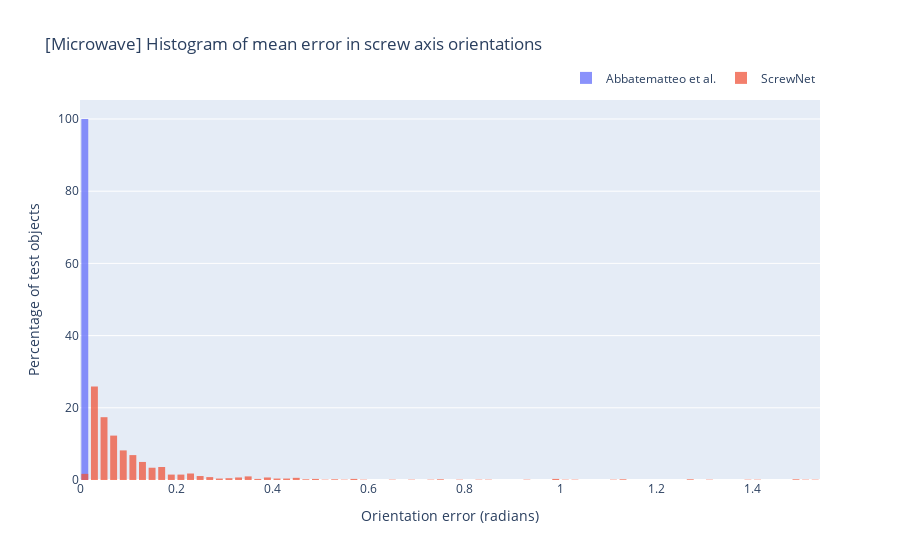
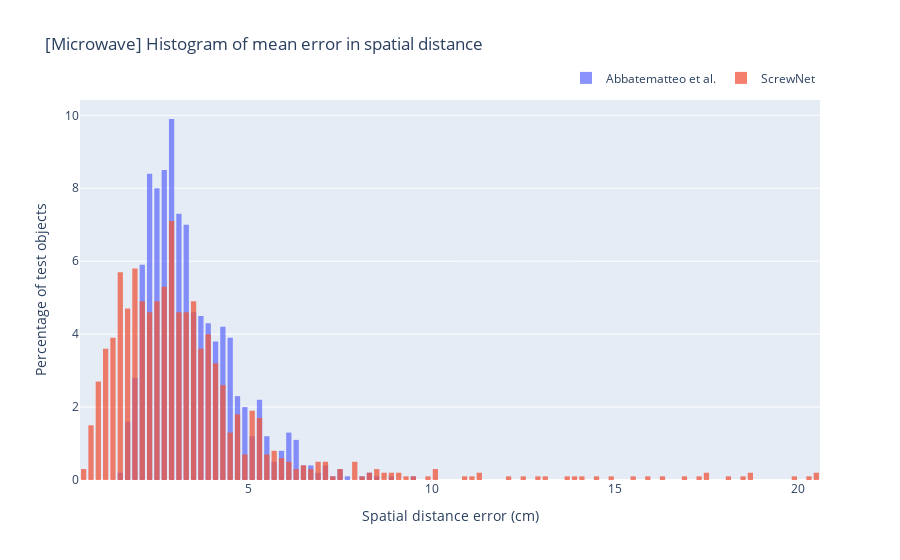
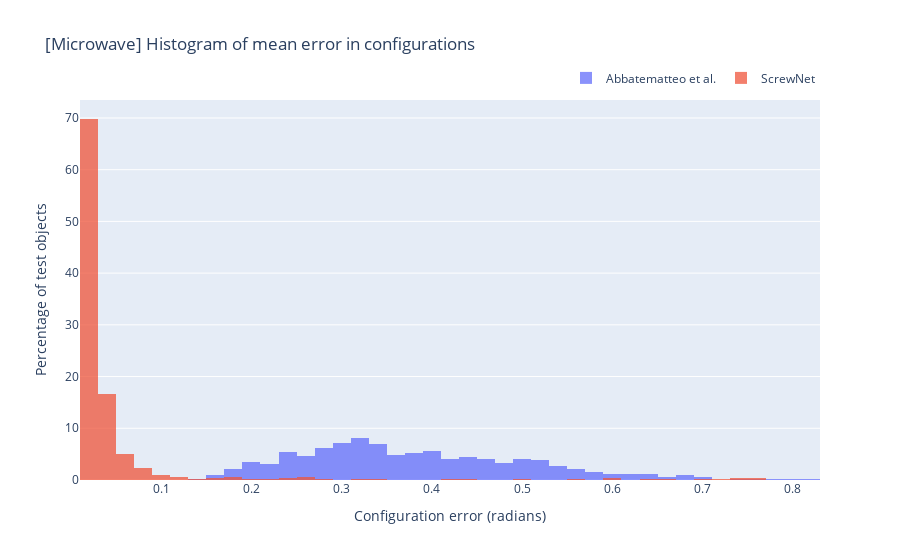

Notebook code cell kept with these figures, in order:
### Code cell
## Microwave
ours_file = '/Users/jainajinkya/research/ArticulationModel/results/microwave/ours/nnv1_synArt_20000/test_prediction_data.pkl'
with open(ours_file, 'rb') as f:
    ours = pickle.load(f)

ben_file = '/Users/jainajinkya/research/ArticulationModel/results/microwave/ben/ben_microwave/test_prediction_data.pkl'
with open(ben_file, 'rb') as f:
    ben = pickle.load(f)

## Orientation
fig = go.Figure()
fig.add_trace(go.Histogram(x=ben['ori_err_mean'], histnorm='percent', name='Abbatematteo et al.', bingroup=1))
fig.add_trace(go.Histogram(x=ours['ori_err_mean'], histnorm='percent', name='ScrewNet', bingroup=1))

fig.update_layout(
    title_text='[Microwave] Histogram of mean error in screw axis orientations', # title of plot
    xaxis_title_text='Orientation error (radians)', # xaxis label
    yaxis_title_text='Percentage of test objects', # yaxis label
    bargap=0.2, # gap between bars of adjacent location coordinates
    bargroupgap=0.1, # gap between bars of the same location coordinates
    barmode='overlay'
)

# Reduce opacity to see both histograms
fig.update_traces(opacity=0.75)
fig.update_layout(legend=dict(orientation="h", yanchor="bottom", y=1.02, xanchor="right", x=1))
fig.show()

## Spatial Distance
fig = go.Figure()
fig.add_trace(go.Histogram(x=ben['dist_err_mean']*100., histnorm='percent', name='Abbatematteo et al.', bingroup=2))
fig.add_trace(go.Histogram(x=ours['dist_err_mean']*100., histnorm='percent', name='ScrewNet', bingroup=2))

fig.update_layout(
    title_text='[Microwave] Histogram of mean error in spatial distance', # title of plot
    xaxis_title_text='Spatial distance error (cm)', # xaxis label
    yaxis_title_text='Percentage of test objects', # yaxis label
    bargap=0.2, # gap between bars of adjacent location coordinates
    bargroupgap=0.1, # gap between bars of the same location coordinates
    barmode='overlay'
)

# Reduce opacity to see both histograms
fig.update_traces(opacity=0.75)
fig.update_layout(legend=dict(orientation="h", yanchor="bottom", y=1.02, xanchor="right", x=1))
fig.show()

## Configuration
fig = go.Figure()
fig.add_trace(go.Histogram(x=ben['theta_err_mean'], histnorm='percent', name='Abbatematteo et al.', bingroup=3))
fig.add_trace(go.Histogram(x=ours['theta_err_mean'], histnorm='percent', name='ScrewNet', bingroup=3))

fig.update_layout(
    title_text='[Microwave] Histogram of mean error in configurations', # title of plot
    xaxis_title_text='Configuration error (radians)', # xaxis label
    yaxis_title_text='Percentage of test objects', # yaxis label
#     bargap=0.2, # gap between bars of adjacent location coordinates
#     bargroupgap=0.1, # gap between bars of the same location coordinates
    barmode='overlay'
)

# Reduce opacity to see both histograms
fig.update_traces(opacity=0.75)
fig.update_layout(legend=dict(orientation="h", yanchor="bottom", y=1.02, xanchor="right", x=1))
fig.show()

### Figure 1 — Plotly figure (JSON) as saved in the notebook; plotly's stock layout.template omitted (floating-point values rounded to 4 significant figures; data arrays with more than 128 entries replaced by an {"elided": "..."} marker saying what was removed)
{"data": [{"bingroup": "1", "histnorm": "percent", "name": "Abbatematteo et al.", "opacity": 0.75, "type": "histogram", "x": {"elided": "1000 float values"}}, {"bingroup": "1", "histnorm": "percent", "name": "ScrewNet", "opacity": 0.75, "type": "histogram", "x": {"elided": "1000 float values"}}], "layout": {"bargap": 0.2, "bargroupgap": 0.1, "barmode": "overlay", "legend": {"orientation": "h", "x": 1, "xanchor": "right", "y": 1.02, "yanchor": "bottom"}, "title": {"text": "[Microwave] Histogram of mean error in screw axis orientations"}, "xaxis": {"title": {"text": "Orientation error (radians)"}}, "yaxis": {"title": {"text": "Percentage of test objects"}}}}

### Figure 2 — Plotly figure (JSON) as saved in the notebook; plotly's stock layout.template omitted (floating-point values rounded to 4 significant figures; data arrays with more than 128 entries replaced by an {"elided": "..."} marker saying what was removed)
{"data": [{"bingroup": "2", "histnorm": "percent", "name": "Abbatematteo et al.", "opacity": 0.75, "type": "histogram", "x": {"elided": "1000 float values"}}, {"bingroup": "2", "histnorm": "percent", "name": "ScrewNet", "opacity": 0.75, "type": "histogram", "x": {"elided": "1000 float values"}}], "layout": {"bargap": 0.2, "bargroupgap": 0.1, "barmode": "overlay", "legend": {"orientation": "h", "x": 1, "xanchor": "right", "y": 1.02, "yanchor": "bottom"}, "title": {"text": "[Microwave] Histogram of mean error in spatial distance"}, "xaxis": {"title": {"text": "Spatial distance error (cm)"}}, "yaxis": {"title": {"text": "Percentage of test objects"}}}}

### Figure 3 — Plotly figure (JSON) as saved in the notebook; plotly's stock layout.template omitted (floating-point values rounded to 4 significant figures; data arrays with more than 128 entries replaced by an {"elided": "..."} marker saying what was removed)
{"data": [{"bingroup": "3", "histnorm": "percent", "name": "Abbatematteo et al.", "opacity": 0.75, "type": "histogram", "x": {"elided": "1000 float values"}}, {"bingroup": "3", "histnorm": "percent", "name": "ScrewNet", "opacity": 0.75, "type": "histogram", "x": {"elided": "1000 float values"}}], "layout": {"barmode": "overlay", "legend": {"orientation": "h", "x": 1, "xanchor": "right", "y": 1.02, "yanchor": "bottom"}, "title": {"text": "[Microwave] Histogram of mean error in configurations"}, "xaxis": {"title": {"text": "Configuration error (radians)"}}, "yaxis": {"title": {"text": "Percentage of test objects"}}}}
